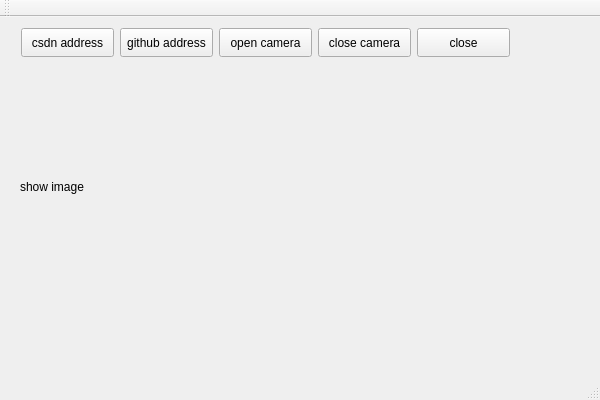
<?xml version="1.0" encoding="UTF-8"?>
<ui version="4.0">
 <class>Widgets_TestClass</class>
 <widget class="QMainWindow" name="Widgets_TestClass">
  <property name="geometry">
   <rect>
    <x>0</x>
    <y>0</y>
    <width>600</width>
    <height>400</height>
   </rect>
  </property>
  <property name="windowTitle">
   <string>Widgets_Test</string>
  </property>
  <widget class="QWidget" name="centralWidget">
   <widget class="QLabel" name="label_show">
    <property name="geometry">
     <rect>
      <x>20</x>
      <y>50</y>
      <width>320</width>
      <height>240</height>
     </rect>
    </property>
    <property name="text">
     <string>show image</string>
    </property>
   </widget>
   <widget class="QWidget" name="widget" native="true">
    <property name="geometry">
     <rect>
      <x>10</x>
      <y>0</y>
      <width>511</width>
      <height>51</height>
     </rect>
    </property>
    <property name="sizePolicy">
     <sizepolicy hsizetype="Expanding" vsizetype="Preferred">
      <horstretch>0</horstretch>
      <verstretch>0</verstretch>
     </sizepolicy>
    </property>
    <layout class="QHBoxLayout" name="horizontalLayout_2">
     <item>
      <layout class="QHBoxLayout" name="horizontalLayout">
       <item>
        <widget class="QPushButton" name="csdn_address">
         <property name="sizePolicy">
          <sizepolicy hsizetype="Expanding" vsizetype="Expanding">
           <horstretch>0</horstretch>
           <verstretch>0</verstretch>
          </sizepolicy>
         </property>
         <property name="text">
          <string>csdn address</string>
         </property>
        </widget>
       </item>
       <item>
        <widget class="QPushButton" name="github_address">
         <property name="sizePolicy">
          <sizepolicy hsizetype="Expanding" vsizetype="Expanding">
           <horstretch>0</horstretch>
           <verstretch>0</verstretch>
          </sizepolicy>
         </property>
         <property name="text">
          <string>github address</string>
         </property>
        </widget>
       </item>
       <item>
        <widget class="QPushButton" name="open_camera">
         <property name="sizePolicy">
          <sizepolicy hsizetype="Expanding" vsizetype="Expanding">
           <horstretch>0</horstretch>
           <verstretch>0</verstretch>
          </sizepolicy>
         </property>
         <property name="text">
          <string>open camera</string>
         </property>
        </widget>
       </item>
       <item>
        <widget class="QPushButton" name="close_camera">
         <property name="sizePolicy">
          <sizepolicy hsizetype="Expanding" vsizetype="Expanding">
           <horstretch>0</horstretch>
           <verstretch>0</verstretch>
          </sizepolicy>
         </property>
         <property name="text">
          <string>close camera</string>
         </property>
        </widget>
       </item>
       <item>
        <widget class="QPushButton" name="button_close">
         <property name="sizePolicy">
          <sizepolicy hsizetype="Expanding" vsizetype="Expanding">
           <horstretch>0</horstretch>
           <verstretch>0</verstretch>
          </sizepolicy>
         </property>
         <property name="text">
          <string>close</string>
         </property>
        </widget>
       </item>
      </layout>
     </item>
    </layout>
   </widget>
  </widget>
  <widget class="QMenuBar" name="menuBar">
   <property name="geometry">
    <rect>
     <x>0</x>
     <y>0</y>
     <width>600</width>
     <height>17</height>
    </rect>
   </property>
  </widget>
  <widget class="QToolBar" name="mainToolBar">
   <attribute name="toolBarArea">
    <enum>TopToolBarArea</enum>
   </attribute>
   <attribute name="toolBarBreak">
    <bool>false</bool>
   </attribute>
  </widget>
  <widget class="QStatusBar" name="statusBar"/>
 </widget>
 <layoutdefault spacing="6" margin="11"/>
 <resources>
  <include location="Widgets_Test.qrc"/>
 </resources>
 <connections/>
</ui>
